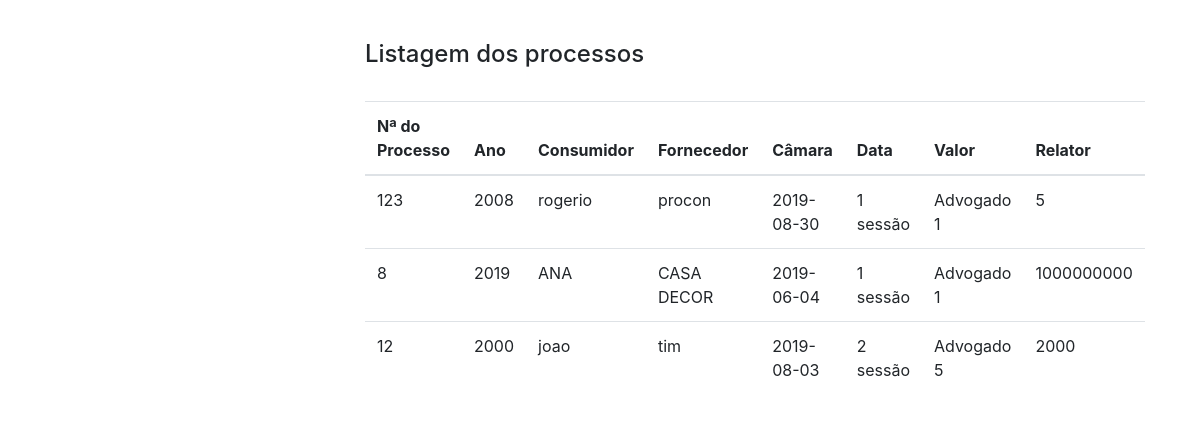
Screenshot of /integrandoBdComPhp/tabela.php with the database file from the repository.
### tables this page shows
CREATE TABLE `processo` (
  `id_processo` int(11) NOT NULL,
  `nrofa` int(11) NOT NULL,
  `ano` int(11) NOT NULL,
  `consumidor` varchar(200) NOT NULL,
  `fornecedor` varchar(200) NOT NULL,
  `data` date NOT NULL,
  `camara` varchar(100) NOT NULL,
  `relator` varchar(100) NOT NULL,
  `valor` varchar(20) NOT NULL
);

### integrandoBdComPhp/tabela.php (the view, shortened to what this page needs)
<!doctype html>
<html lang="pt-br">
  <head>
    <link rel="stylesheet" href="css/bootstrap.min.css">
    <link rel="stylesheet" href="css/style.css">
  </head>
  <body>
<div class="container" style="margin-top:40px" >
<h4 > Listagem dos processos </h4>
<br>
<table class="table" >
  <thead>
    <tr>
        <th scope="col">Nª do Processo</th>
        <th scope="col">Ano</th>
        <th scope="col">Consumidor</th>
        <th scope="col">Fornecedor</th>
        <th scope="col">Câmara</th>
        <th scope="col">Data </th>
        <th scope="col">Valor </th>
        <th scope="col">Relator </th>
    </tr>
  </thead>
        <?php
              include 'conexao.php';
              $sql= "SELECT * FROM processo";
              $busca= mysqli_query($conexao,$sql);
              while($array = mysqli_fetch_array($busca)) {
                $nrofa=$array['nrofa'];
                $ano =$array['ano'];
                $consumidor =$array['consumidor'];
                $fornecedor =$array['fornecedor'];
                $data =$array['data'];
                $camara =$array['camara'];
                $relator =$array['relator'];
                $valor =$array['valor'];
           ?>
<tr>
            <td><?php echo $nrofa ?></td>
            <td><?php echo $ano ?></td>
            <td><?php echo $consumidor ?></td>
            <td><?php echo $fornecedor ?></td>
            <td><?php echo $data ?></td>
            <td><?php echo $camara ?></td>
            <td><?php echo $relator ?></td>
            <td><?php echo $valor ?></td>
 </tr>
          <?php } ?>
</table>
</div>
  </body>
</html>

### integrandoBdComPhp/css/style.css (style rules this page uses)
div.container { margin-top:40px; width: 500px; }

### rows the page displays
processo: nrofa "123", ano "2008", consumidor "rogerio", fornecedor "procon", data "2019-08-30", camara "1 sessão", relator "Advogado 1", valor "5"
processo: nrofa "8", ano "2019", consumidor "ANA", fornecedor "CASA DECOR", data "2019-06-04", camara "1 sessão", relator "Advogado 1", valor "1000000000"
processo: nrofa "12", ano "2000", consumidor "joao", fornecedor "tim", data "2019-08-03", camara "2 sessão", relator "Advogado 5", valor "2000"
